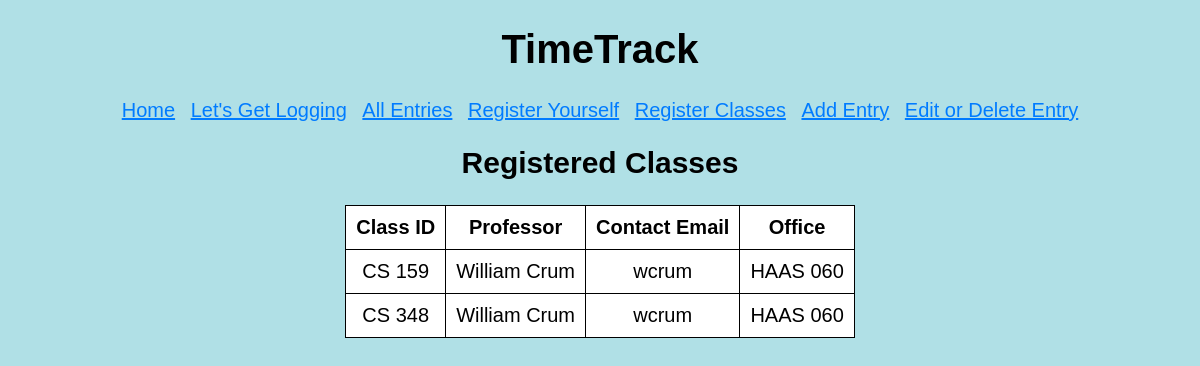
Page /classes on the committed database.
### tables this page shows
CREATE TABLE employee (
	employee_id INTEGER PRIMARY KEY,
    employee_name TEXT NOT NULL,
    email TEXT NOT NULL,
    office TEXT NOT NULL,
    password TEXT NOT NULL
);

### board/entries.py (the view)
@bp.route("/classes")
def classes():
    db = get_db()
    classes = db.execute(
        "SELECT DISTINCT class_fid, employee_name, email, office FROM teaches JOIN employee ON employee_id = employee_fid ORDER BY class_fid"
    ).fetchall()
    return render_template("entries/classes.html", classes=classes)

### board/database.py (called while the page is built)
def get_db():
    if "db" not in g:
        g.db = sqlite3.connect(
            current_app.config["DATABASE"],
            detect_types=sqlite3.PARSE_DECLTYPES,
        )
        g.db.row_factory = sqlite3.Row
    return g.db

### board/templates/entries/classes.html (shortened to what this page needs)
{% extends 'base.html' %}
{% block header %}
  <h2>{% block title %}Registered Classes{% endblock title %}</h2>
{% endblock header %}
{% block content %}
  <table style="background-color:#FFFFFF;margin-left:auto;margin-right:auto;">
    <tr>
      <th>Class ID</th>
      <th>Professor</th>
      <th>Contact Email</th>
      <th>Office</th>
    </tr>
  {% for class in classes %}
      <tr>
        <td>{{ class["class_fid"] }}</td>
        <td>{{ class["employee_name"] }}</td>
        <td>{{ class["email"]}}</td>
        <td>{{ class["office"]}}</td>
      </tr>
  {% endfor %}
  </table>
{% endblock content %}

### board/static/styles.css (style rules this page uses)
* { box-sizing: border-box; }
body { font-family: sans-serif; font-size: 20px; margin: 0 auto; text-align: center; }

### board/templates/entries/classes.html (style rules this page uses)
table, th, td { border: 1px solid black; border-collapse: collapse; }
th, td { padding: 10px; }

### rows in the picture
employee: class_fid "CS 159", employee_name "William Crum", email "wcrum", office "HAAS 060", class_fid "CS 348"
